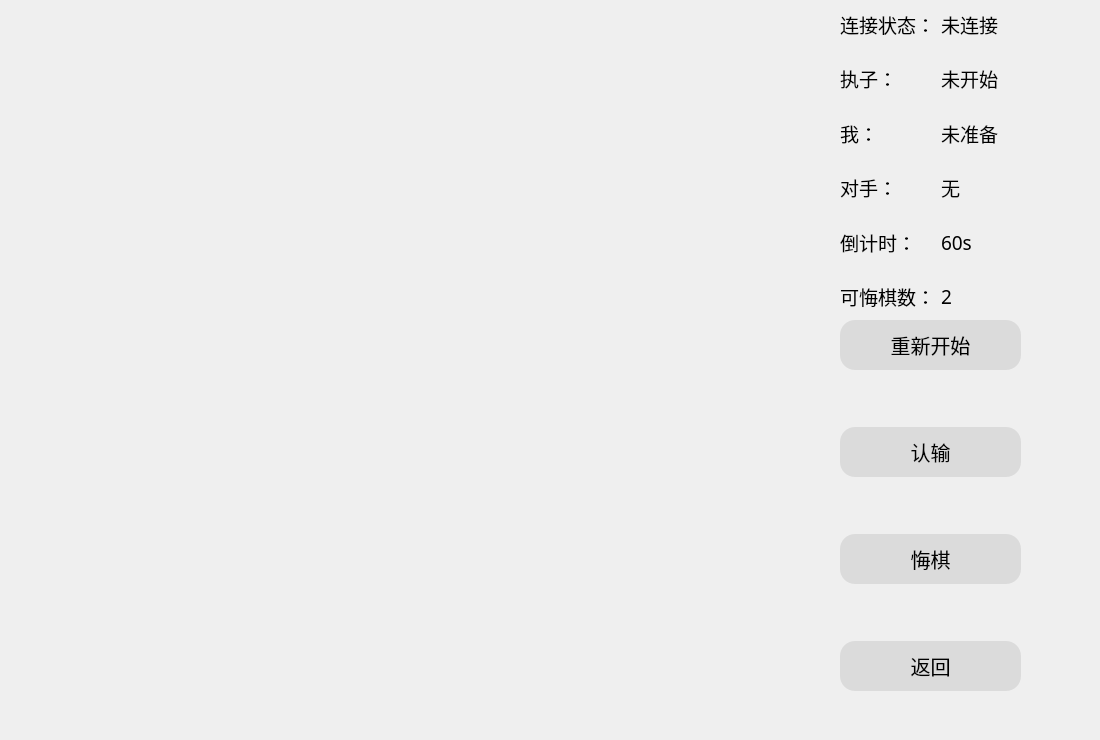
<?xml version="1.0" encoding="UTF-8"?>
<ui version="4.0">
 <class>GameScene</class>
 <widget class="QWidget" name="GameScene">
  <property name="geometry">
   <rect>
    <x>0</x>
    <y>0</y>
    <width>1100</width>
    <height>740</height>
   </rect>
  </property>
  <property name="windowTitle">
   <string>Form</string>
  </property>
  <widget class="QWidget" name="widget" native="true">
   <property name="geometry">
    <rect>
     <x>840</x>
     <y>320</y>
     <width>181</width>
     <height>371</height>
    </rect>
   </property>
   <layout class="QGridLayout" name="gridLayout">
    <item row="2" column="0">
     <widget class="QPushButton" name="giveUpBtn">
      <property name="font">
       <font>
        <family>华文行楷</family>
        <pointsize>-1</pointsize>
        <weight>50</weight>
        <italic>false</italic>
        <bold>false</bold>
       </font>
      </property>
      <property name="styleSheet">
       <string notr="true">QPushButton
{
    font-family:Microsoft Yahei;
	font: 14pt &quot;华文行楷&quot;;
    font:20px;
    color:black;
    background-color:rgb(219 , 219 , 219);
    border-radius:15px;
    height:50px;
    width:200px;
}

QPushButton:hover
{
    background-color:rgb(219 , 218 , 240);
}

QPushButton:pressed
{
    background-color:rgb(219 , 217 , 240);
    padding-left:3px;
    padding-top:3px;
}
</string>
      </property>
      <property name="text">
       <string>认输</string>
      </property>
     </widget>
    </item>
    <item row="3" column="0">
     <spacer name="verticalSpacer_2">
      <property name="orientation">
       <enum>Qt::Vertical</enum>
      </property>
      <property name="sizeHint" stdset="0">
       <size>
        <width>20</width>
        <height>40</height>
       </size>
      </property>
     </spacer>
    </item>
    <item row="6" column="0">
     <widget class="QPushButton" name="backBtn">
      <property name="font">
       <font>
        <family>华文行楷</family>
        <pointsize>-1</pointsize>
        <weight>50</weight>
        <italic>false</italic>
        <bold>false</bold>
       </font>
      </property>
      <property name="styleSheet">
       <string notr="true">QPushButton
{
    font-family:Microsoft Yahei;
	
	font: 14pt &quot;华文行楷&quot;;
    font:20px;
    color:black;
    background-color:rgb(219 , 219 , 219);
    border-radius:15px;
    height:50px;
    width:200px;
}

QPushButton:hover
{
    background-color:rgb(219 , 218 , 240);
}

QPushButton:pressed
{
    background-color:rgb(219 , 217 , 240);
    padding-left:3px;
    padding-top:3px;
}
</string>
      </property>
      <property name="text">
       <string>返回</string>
      </property>
     </widget>
    </item>
    <item row="4" column="0">
     <widget class="QPushButton" name="repentBtn">
      <property name="font">
       <font>
        <family>华文行楷</family>
        <pointsize>-1</pointsize>
        <weight>50</weight>
        <italic>false</italic>
        <bold>false</bold>
       </font>
      </property>
      <property name="styleSheet">
       <string notr="true">QPushButton
{
    font-family:Microsoft Yahei;
	font: 14pt &quot;华文行楷&quot;;
    font:20px;
    color:black;
    background-color:rgb(219 , 219 , 219);
    border-radius:15px;
    height:50px;
    width:200px;
}

QPushButton:hover
{
    background-color:rgb(219 , 218 , 240);
}

QPushButton:pressed
{
    background-color:rgb(219 , 217 , 240);
    padding-left:3px;
    padding-top:3px;
}
</string>
      </property>
      <property name="text">
       <string>悔棋</string>
      </property>
     </widget>
    </item>
    <item row="0" column="0">
     <widget class="QPushButton" name="restart">
      <property name="font">
       <font>
        <family>华文行楷</family>
        <pointsize>-1</pointsize>
        <weight>50</weight>
        <italic>false</italic>
        <bold>false</bold>
        <underline>false</underline>
       </font>
      </property>
      <property name="styleSheet">
       <string notr="true">QPushButton
{
    font-family:Microsoft Yahei;
	font: 14pt &quot;华文行楷&quot;;
    font:20px;
    color:black;
    background-color:rgb(219 , 219 , 219);
    border-radius:15px;
    height:50px;
    width:200px;
}

QPushButton:hover
{
    background-color:rgb(219 , 218 , 240);
}

QPushButton:pressed
{
    background-color:rgb(219 , 217 , 240);
    padding-left:3px;
    padding-top:3px;
}
</string>
      </property>
      <property name="text">
       <string>重新开始</string>
      </property>
     </widget>
    </item>
    <item row="5" column="0">
     <spacer name="verticalSpacer_3">
      <property name="orientation">
       <enum>Qt::Vertical</enum>
      </property>
      <property name="sizeHint" stdset="0">
       <size>
        <width>20</width>
        <height>40</height>
       </size>
      </property>
     </spacer>
    </item>
    <item row="1" column="0">
     <spacer name="verticalSpacer">
      <property name="orientation">
       <enum>Qt::Vertical</enum>
      </property>
      <property name="sizeHint" stdset="0">
       <size>
        <width>20</width>
        <height>40</height>
       </size>
      </property>
     </spacer>
    </item>
   </layout>
  </widget>
  <widget class="QWidget" name="widget_2" native="true">
   <property name="geometry">
    <rect>
     <x>840</x>
     <y>10</y>
     <width>261</width>
     <height>301</height>
    </rect>
   </property>
   <layout class="QGridLayout" name="gridLayout_2">
    <item row="6" column="0">
     <spacer name="verticalSpacer_8">
      <property name="orientation">
       <enum>Qt::Vertical</enum>
      </property>
      <property name="sizeHint" stdset="0">
       <size>
        <width>20</width>
        <height>40</height>
       </size>
      </property>
     </spacer>
    </item>
    <item row="11" column="0">
     <widget class="QLabel" name="label_10">
      <property name="font">
       <font>
        <family>华文行楷</family>
        <pointsize>14</pointsize>
       </font>
      </property>
      <property name="text">
       <string>可悔棋数：</string>
      </property>
     </widget>
    </item>
    <item row="4" column="0">
     <spacer name="verticalSpacer_6">
      <property name="orientation">
       <enum>Qt::Vertical</enum>
      </property>
      <property name="sizeHint" stdset="0">
       <size>
        <width>20</width>
        <height>40</height>
       </size>
      </property>
     </spacer>
    </item>
    <item row="5" column="1" colspan="2">
     <widget class="QLabel" name="label_6">
      <property name="font">
       <font>
        <family>华文行楷</family>
        <pointsize>14</pointsize>
       </font>
      </property>
      <property name="text">
       <string>未准备</string>
      </property>
     </widget>
    </item>
    <item row="7" column="0">
     <widget class="QLabel" name="label_7">
      <property name="font">
       <font>
        <family>华文行楷</family>
        <pointsize>14</pointsize>
       </font>
      </property>
      <property name="text">
       <string>对手：</string>
      </property>
     </widget>
    </item>
    <item row="1" column="1">
     <spacer name="verticalSpacer_5">
      <property name="orientation">
       <enum>Qt::Vertical</enum>
      </property>
      <property name="sizeHint" stdset="0">
       <size>
        <width>20</width>
        <height>40</height>
       </size>
      </property>
     </spacer>
    </item>
    <item row="3" column="0">
     <widget class="QLabel" name="label_2">
      <property name="font">
       <font>
        <family>华文行楷</family>
        <pointsize>14</pointsize>
       </font>
      </property>
      <property name="text">
       <string>执子：</string>
      </property>
     </widget>
    </item>
    <item row="11" column="1">
     <widget class="QLabel" name="label_11">
      <property name="font">
       <font>
        <family>华文行楷</family>
        <pointsize>14</pointsize>
       </font>
      </property>
      <property name="text">
       <string>2</string>
      </property>
     </widget>
    </item>
    <item row="8" column="0">
     <spacer name="verticalSpacer_10">
      <property name="orientation">
       <enum>Qt::Vertical</enum>
      </property>
      <property name="sizeHint" stdset="0">
       <size>
        <width>20</width>
        <height>40</height>
       </size>
      </property>
     </spacer>
    </item>
    <item row="9" column="0">
     <widget class="QLabel" name="label_9">
      <property name="font">
       <font>
        <family>华文行楷</family>
        <pointsize>14</pointsize>
       </font>
      </property>
      <property name="text">
       <string>倒计时：</string>
      </property>
     </widget>
    </item>
    <item row="0" column="0">
     <widget class="QLabel" name="label">
      <property name="font">
       <font>
        <family>华文行楷</family>
        <pointsize>14</pointsize>
       </font>
      </property>
      <property name="text">
       <string>连接状态：</string>
      </property>
     </widget>
    </item>
    <item row="5" column="0">
     <widget class="QLabel" name="label_5">
      <property name="font">
       <font>
        <family>华文行楷</family>
        <pointsize>14</pointsize>
       </font>
      </property>
      <property name="styleSheet">
       <string notr="true">QLable{
	font-family:&quot;华文琥珀&quot;;
}</string>
      </property>
      <property name="text">
       <string>我：</string>
      </property>
     </widget>
    </item>
    <item row="1" column="0">
     <spacer name="verticalSpacer_4">
      <property name="orientation">
       <enum>Qt::Vertical</enum>
      </property>
      <property name="sizeHint" stdset="0">
       <size>
        <width>20</width>
        <height>40</height>
       </size>
      </property>
     </spacer>
    </item>
    <item row="8" column="1">
     <spacer name="verticalSpacer_11">
      <property name="orientation">
       <enum>Qt::Vertical</enum>
      </property>
      <property name="sizeHint" stdset="0">
       <size>
        <width>20</width>
        <height>40</height>
       </size>
      </property>
     </spacer>
    </item>
    <item row="9" column="1" colspan="2">
     <widget class="QLabel" name="times">
      <property name="font">
       <font>
        <family>华文行楷</family>
        <pointsize>14</pointsize>
       </font>
      </property>
      <property name="text">
       <string>60s</string>
      </property>
     </widget>
    </item>
    <item row="0" column="1" colspan="2">
     <widget class="QLabel" name="label_4">
      <property name="font">
       <font>
        <family>华文行楷</family>
        <pointsize>14</pointsize>
        <underline>false</underline>
       </font>
      </property>
      <property name="layoutDirection">
       <enum>Qt::LeftToRight</enum>
      </property>
      <property name="text">
       <string>未连接</string>
      </property>
     </widget>
    </item>
    <item row="7" column="1" colspan="2">
     <widget class="QLabel" name="label_8">
      <property name="font">
       <font>
        <family>华文行楷</family>
        <pointsize>14</pointsize>
       </font>
      </property>
      <property name="text">
       <string>无</string>
      </property>
     </widget>
    </item>
    <item row="3" column="1" colspan="2">
     <widget class="QLabel" name="label_3">
      <property name="font">
       <font>
        <family>华文行楷</family>
        <pointsize>14</pointsize>
       </font>
      </property>
      <property name="text">
       <string>未开始</string>
      </property>
     </widget>
    </item>
    <item row="6" column="1">
     <spacer name="verticalSpacer_9">
      <property name="orientation">
       <enum>Qt::Vertical</enum>
      </property>
      <property name="sizeHint" stdset="0">
       <size>
        <width>20</width>
        <height>40</height>
       </size>
      </property>
     </spacer>
    </item>
    <item row="4" column="1">
     <spacer name="verticalSpacer_7">
      <property name="orientation">
       <enum>Qt::Vertical</enum>
      </property>
      <property name="sizeHint" stdset="0">
       <size>
        <width>20</width>
        <height>40</height>
       </size>
      </property>
     </spacer>
    </item>
    <item row="10" column="0">
     <spacer name="verticalSpacer_12">
      <property name="orientation">
       <enum>Qt::Vertical</enum>
      </property>
      <property name="sizeHint" stdset="0">
       <size>
        <width>20</width>
        <height>40</height>
       </size>
      </property>
     </spacer>
    </item>
    <item row="10" column="1">
     <spacer name="verticalSpacer_13">
      <property name="orientation">
       <enum>Qt::Vertical</enum>
      </property>
      <property name="sizeHint" stdset="0">
       <size>
        <width>20</width>
        <height>40</height>
       </size>
      </property>
     </spacer>
    </item>
   </layout>
  </widget>
 </widget>
 <resources/>
 <connections/>
</ui>
